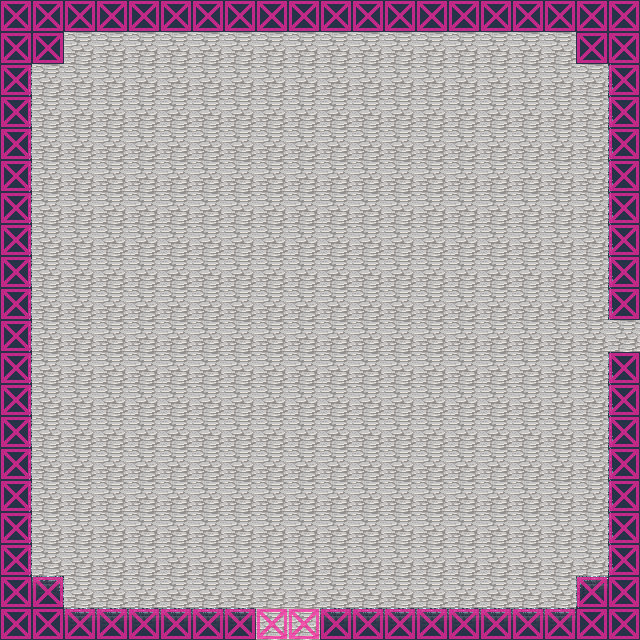

This game map was drawn from its Tiled (.tmx) file and the tilesets committed beside it. A one-line description and the full map source follow:
An orthogonal 20x20 tile map with 32x32 px tiles, 3 tile layers (Ground, Fringe, Collision), 2 tilesets and 3 objects (3x warp).

<map version="1.0" tiledversion="1.0.3" orientation="orthogonal" renderorder="right-down" width="20" height="20" tilewidth="32" tileheight="32" nextobjectid="7">
 <tileset firstgid="1" name="magecity" tilewidth="32" tileheight="32" tilecount="360" columns="8">
  <image source="magecity.png" width="256" height="1450" />
 </tileset>
 <tileset firstgid="361" name="collision" tilewidth="32" tileheight="32" tilecount="2" columns="2">
  <image source="collision.png" width="64" height="32" />
 </tileset>
 <layer name="Ground" width="20" height="20">
  <data encoding="csv">
58,58,58,58,58,58,58,58,58,58,58,58,58,58,58,58,58,58,58,58,
58,58,2,2,2,2,2,2,2,2,2,2,2,2,2,2,2,2,58,58,
59,2,2,2,2,2,2,2,2,2,2,2,2,2,2,2,2,2,2,57,
59,2,2,2,2,2,2,2,2,2,2,2,2,2,2,2,2,2,2,57,
59,2,2,2,2,2,2,2,2,2,2,2,2,2,2,2,2,2,2,57,
59,2,2,2,2,2,2,2,2,2,2,2,2,2,2,2,2,2,2,57,
59,2,2,2,2,2,2,2,2,2,2,2,2,2,2,2,2,2,2,57,
59,2,2,2,2,2,2,2,2,2,2,2,2,2,2,2,2,2,2,57,
59,2,2,2,2,2,2,2,2,2,2,2,2,2,2,2,2,2,2,57,
59,2,2,2,2,2,2,2,2,2,2,2,2,2,2,2,2,2,2,57,
59,2,2,2,2,2,2,2,2,2,2,2,2,2,2,2,2,2,2,2,
59,2,2,2,2,2,2,2,2,2,2,2,2,2,2,2,2,2,2,57,
59,2,2,2,2,2,2,2,2,2,2,2,2,2,2,2,2,2,2,57,
59,2,2,2,2,2,2,2,2,2,2,2,2,2,2,2,2,2,2,57,
59,2,2,2,2,2,2,2,2,2,2,2,2,2,2,2,2,2,2,57,
59,2,2,2,2,2,2,2,2,2,2,2,2,2,2,2,2,2,2,57,
59,2,2,2,2,2,2,2,2,2,2,2,2,2,2,2,2,2,2,57,
59,2,2,2,2,2,2,2,2,2,2,2,2,2,2,2,2,2,2,57,
58,51,2,2,2,2,2,2,2,2,2,2,2,2,2,2,2,2,49,58,
58,58,50,50,50,50,50,50,2,2,50,50,50,50,50,50,50,50,58,58
</data>
 </layer>
 <layer name="Fringe" width="20" height="20">
  <data encoding="csv">
0,0,0,0,0,0,0,0,0,0,0,0,0,0,0,0,0,0,0,0,
0,0,0,0,0,0,0,0,0,0,0,0,0,0,0,0,0,0,0,0,
0,0,0,0,0,0,0,0,0,0,0,0,0,0,0,0,0,0,0,0,
0,0,0,0,0,0,0,0,0,0,0,0,0,0,0,0,0,0,0,0,
0,0,0,0,0,0,0,0,0,0,0,0,0,0,0,0,0,0,0,0,
0,0,0,0,0,0,0,0,0,0,0,0,0,0,0,0,0,0,0,0,
0,0,0,0,0,0,0,0,0,0,0,0,0,0,0,0,0,0,0,0,
0,0,0,0,0,0,0,0,0,0,0,0,0,0,0,0,0,0,0,0,
0,0,0,0,0,0,0,0,0,0,0,0,0,0,0,0,0,0,0,0,
0,0,0,0,0,0,0,0,0,0,0,0,0,0,0,0,0,0,0,0,
0,0,0,0,0,0,0,0,0,0,0,0,0,0,0,0,0,0,0,0,
0,0,0,0,0,0,0,0,0,0,0,0,0,0,0,0,0,0,0,0,
0,0,0,0,0,0,0,0,0,0,0,0,0,0,0,0,0,0,0,0,
0,0,0,0,0,0,0,0,0,0,0,0,0,0,0,0,0,0,0,0,
0,0,0,0,0,0,0,0,0,0,0,0,0,0,0,0,0,0,0,0,
0,0,0,0,0,0,0,0,0,0,0,0,0,0,0,0,0,0,0,0,
0,0,0,0,0,0,0,0,0,0,0,0,0,0,0,0,0,0,0,0,
0,0,0,0,0,0,0,0,0,0,0,0,0,0,0,0,0,0,0,0,
0,0,0,0,0,0,0,0,0,0,0,0,0,0,0,0,0,0,0,0,
0,0,0,0,0,0,0,0,0,0,0,0,0,0,0,0,0,0,0,0
</data>
 </layer>
 <layer name="Collision" width="20" height="20">
  <data encoding="csv">
362,362,362,362,362,362,362,362,362,362,362,362,362,362,362,362,362,362,362,362,
362,362,0,0,0,0,0,0,0,0,0,0,0,0,0,0,0,0,362,362,
362,0,0,0,0,0,0,0,0,0,0,0,0,0,0,0,0,0,0,362,
362,0,0,0,0,0,0,0,0,0,0,0,0,0,0,0,0,0,0,362,
362,0,0,0,0,0,0,0,0,0,0,0,0,0,0,0,0,0,0,362,
362,0,0,0,0,0,0,0,0,0,0,0,0,0,0,0,0,0,0,362,
362,0,0,0,0,0,0,0,0,0,0,0,0,0,0,0,0,0,0,362,
362,0,0,0,0,0,0,0,0,0,0,0,0,0,0,0,0,0,0,362,
362,0,0,0,0,0,0,0,0,0,0,0,0,0,0,0,0,0,0,362,
362,0,0,0,0,0,0,0,0,0,0,0,0,0,0,0,0,0,0,362,
362,0,0,0,0,0,0,0,0,0,0,0,0,0,0,0,0,0,0,0,
362,0,0,0,0,0,0,0,0,0,0,0,0,0,0,0,0,0,0,362,
362,0,0,0,0,0,0,0,0,0,0,0,0,0,0,0,0,0,0,362,
362,0,0,0,0,0,0,0,0,0,0,0,0,0,0,0,0,0,0,362,
362,0,0,0,0,0,0,0,0,0,0,0,0,0,0,0,0,0,0,362,
362,0,0,0,0,0,0,0,0,0,0,0,0,0,0,0,0,0,0,362,
362,0,0,0,0,0,0,0,0,0,0,0,0,0,0,0,0,0,0,362,
362,0,0,0,0,0,0,0,0,0,0,0,0,0,0,0,0,0,0,362,
362,362,0,0,0,0,0,0,0,0,0,0,0,0,0,0,0,0,362,362,
362,362,362,362,362,362,362,362,362,362,362,362,362,362,362,362,362,362,362,362
</data>
 </layer>
 <objectgroup name="Objects">
  <object id="1" name="East exit" type="warp" x="576" y="320" width="32" height="32">
   <properties>
    <property name="dest_map" value="ms_room_exits_sw" />
    <property name="dest_x" type="int" value="2" />
    <property name="dest_y" type="int" value="10" />
   </properties>
  </object>
  <object id="3" name="South exit 1" type="warp" x="256" y="576" width="32" height="32">
   <properties>
    <property name="dest_map" value="ms_room_exits_ne" />
    <property name="dest_x" type="int" value="8" />
    <property name="dest_y" type="int" value="2" />
   </properties>
  </object>
  <object id="4" name="South exit 2" type="warp" x="288" y="576" width="32" height="32">
   <properties>
    <property name="dest_map" value="ms_room_exits_ne" />
    <property name="dest_x" type="int" value="9" />
    <property name="dest_y" type="int" value="2" />
   </properties>
  </object>
 </objectgroup>
</map>
